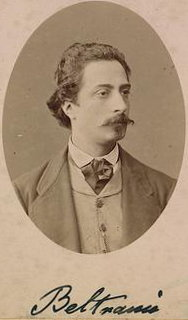
#> input picture Data/Beltrami.jpg, 188 x 320 px
$ jupyter execute --allow-errors Tutorial_04_SVD.ipynb
#> lines starting #> are read from the running program, lines starting #| are printed output that depends on the picture
# **Tutorial 04 - Singular Value Decomposition**: Supplementary Interactive Material

-------------------------------------------------------------------------

[cell 1]
import numpy as np
import matplotlib.pyplot as plt
from PIL import Image

## Visualizing the SVD:

We can visualize the action of the SVD:

$$ A = U\Sigma V^T$$

The Singular Value Decomposition (SVD) factors any matrix into three simple geometric transformations:

$V^T$: A rotation or reflection of the input space.

$\Sigma$: A scaling that stretches or compresses space along the principal axes (the singular values).

$U$: A final rotation or reflection of the output space.


[cell 2]
# --- Arbitrary Matrix (Shear + Scale) ---
A = np.array([[1.5, 0.5],
              [0.2, 1.2]])

# Compute SVD
U, S, Vt = np.linalg.svd(A)
Sigma = np.diag(S)

# --- Smiley Face Point Cloud ---
t = np.linspace(0, 2 * np.pi, 100)
face_x = np.cos(t)
face_y = np.sin(t)
left_eye_x = -0.4 + 0.05 * np.cos(t)
left_eye_y =  0.4 + 0.05 * np.sin(t)
right_eye_x = 0.4 + 0.05 * np.cos(t)
right_eye_y = 0.4 + 0.05 * np.sin(t)
smile_t = np.linspace(0, np.pi, 50)
smile_x = 0.5 * np.cos(smile_t)
smile_y = -0.5 * np.sin(smile_t) - 0.2

points = np.vstack((
    np.column_stack((face_x, face_y)),
    np.column_stack((left_eye_x, left_eye_y)),
    np.column_stack((right_eye_x, right_eye_y)),
    np.column_stack((smile_x, smile_y))
))

# --- Apply Transformations ---
points_A = (A @ points.T).T
points_Vt = (Vt @ points.T).T
points_Sigma = (Sigma @ points_Vt.T).T
points_USigma = (U @ points_Sigma.T).T

# --- Plotting ---
fig, axes = plt.subplots(1, 5, figsize=(18, 6))

titles = ["Original Smiley", "Directly Applying A", "1. Applying Vᵀ", "2. Applying ΣVᵀ", "3. Applying UΣVᵀ"]
point_sets = [points, points_A, points_Vt, points_Sigma, points_USigma]

for ax, title, pts in zip(axes, titles, point_sets):
    ax.scatter(pts[:, 0], pts[:, 1], color='black')
    ax.set_title(title)
    ax.set_xlim(-2, 2)
    ax.set_ylim(-2, 2)
    ax.set_aspect('equal')
    ax.grid(False)

plt.show()
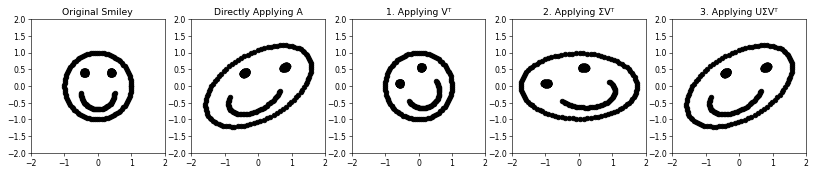
#> figure drawn by matplotlib, 5 panels

## Single-image SVD compression

For one grayscale image, rows and columns represent spatial pixel positions, so the image is a matrix $A\in\mathbb{R}^{m\times n}$. Its SVD is

$$
A=U\Sigma V^\mathsf{T}=\sum_{i=1}^{r}\sigma_i u_i v_i^\mathsf{T}.
$$

Each outer product is a rank-one image pattern. Keeping the first $k$ terms gives an approximation at the original resolution:

$$
A_k=\sum_{i=1}^{k}\sigma_i u_i v_i^\mathsf{T}.
$$

A rank-$k$ approximation stores $k(m+n+1)$ values, compared with $mn$ pixel values in the full image. The cell below shows this tradeoff for the image loaded from the course data folder.

[cell 3]
# --- Load Your JPG Image ---
image = Image.open('../Data/Beltrami.jpg').convert('L')  # 'L' converts to grayscale
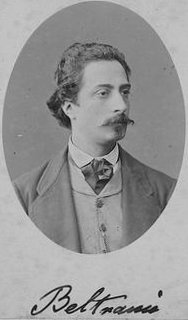
#> image: PIL image 188x320 L; min 1, max 226, mean 151.1
image_np = np.array(image) / 255.0  # Normalize to [0, 1] for display

[cell 4]
# Economy SVD of the single grayscale image.
U, S, Vt = np.linalg.svd(image_np, full_matrices=False)
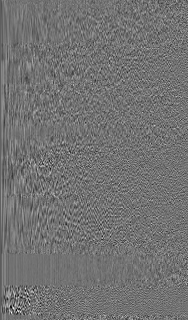
#> U: shape (320, 188) float64; min -0.356, max 0.435, mean -0.0003; drawn with min black and max white
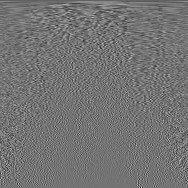
#> Vt: shape (188, 188) float64; min -0.491, max 0.588, mean -0.000368; drawn with min black and max white
#> S = 188 values, max 147.2 at index 0, min 0.0142 at index 187, mean 1.78

# Reconstruct with the first k singular values and vectors.
def low_rank_approx(U, S, Vt, k):
    return (U[:, :k] * S[:k]) @ Vt[:k, :]

m, n = image_np.shape
#> m = 320; n = 188
ranks = [5, 10, 20, 50]
fig, axes = plt.subplots(1, len(ranks), figsize=(14, 4))

for ax, k in zip(axes, ranks):
    approximation = low_rank_approx(U, S, Vt, k)
    storage_ratio = (m * n) / (k * (m + n + 1))
    ax.imshow(approximation, cmap='gray', vmin=0, vmax=1)
    ax.set_title(f'Rank {k} ({storage_ratio:.1f}:1)')
    ax.axis('off')
#> this loop made 4 passes
#> pass 1, `approximation = low_rank_approx(U, S, Vt, k)`:
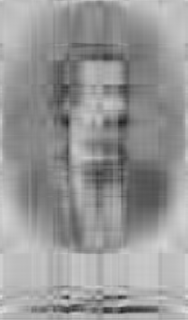
#> approximation: shape (320, 188) float64; min 0.122, max 0.869, mean 0.592
#> pass 2, `approximation = low_rank_approx(U, S, Vt, k)`:
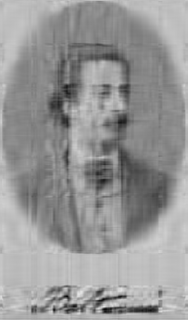
#> approximation: shape (320, 188) float64; min 0.0276, max 0.897, mean 0.592
#> pass 3, `approximation = low_rank_approx(U, S, Vt, k)`:
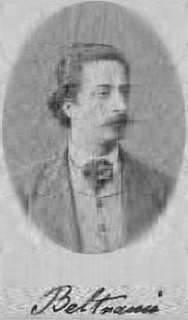
#> approximation: shape (320, 188) float64; min -0.0835, max 0.965, mean 0.592; drawn with min black and max white

plt.suptitle(f'Single-image SVD compression ({m} × {n} pixels)')
plt.tight_layout()
plt.show()
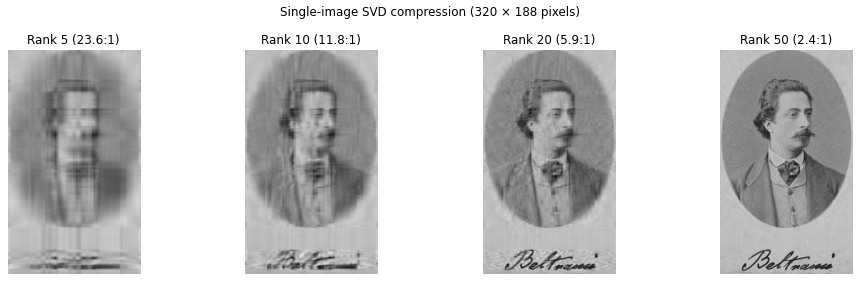
#> figure drawn by matplotlib, 4 panels
